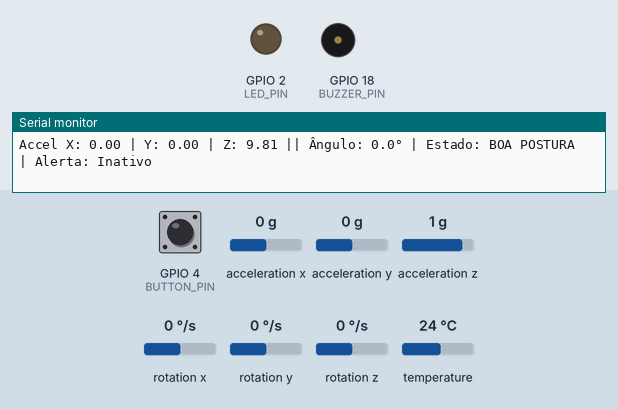
Simulated run of this sketch. Board: ESP32. Parts: output pins drawn as LEDs (lit = HIGH), buzzer (waves = sounding), the last lines printed to the serial monitor. The test bench sets the inputs (shaded band); at power-on: acceleration x 0 g, GPIO 4 (BUTTON_PIN) HIGH, acceleration y 0 g, acceleration z 1 g, rotation x 0 °/s, rotation y 0 °/s, rotation z 0 °/s, temperature 24 °C. WiFi joins after 1.5 s; servers stay silent unless stated; web services answer with replies made up by the test bench.

Above: at 3.7 s.
3.8 s: acceleration x set to -1.4 g
5.8 s: GPIO 4 (BUTTON_PIN) pulled LOW for 0.15 s
At 17.1 s:
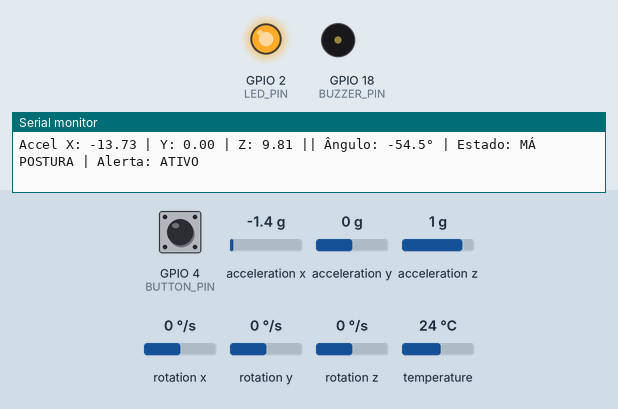
Timing chart, 0 to 17.9 s (numbered marks = the images above; inputs shaded):
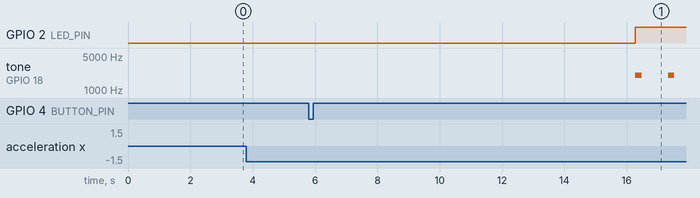

The sketch:

sketch.ino
```cpp
#include <Wire.h>
#include <Adafruit_MPU6050.h>
#include <Adafruit_Sensor.h>
#include <WiFi.h>
#include <HTTPClient.h>

const char* WIFI_SSID = "Wokwi-GUEST";
const char* WIFI_PASSWORD = "";

const char* THINGSPEAK_API_KEY = "8JHTITC5CKIDA6P0";
const char* THINGSPEAK_SERVER = "http://api.thingspeak.com/update";

#define LED_PIN 2
#define BUZZER_PIN 18
#define BUTTON_PIN 4
#define SDA_PIN 21
#define SCL_PIN 22

const float LIMITE_BOA_POSTURA = 10.0;
const float LIMITE_ATENCAO = 25.0;

const unsigned long TEMPO_ALERTA_MS = 10000;

const unsigned long INTERVALO_THINGSPEAK = 15000;

const int BUZZER_FREQUENCIA = 2000;
const int BUZZER_DURACAO = 200;


Adafruit_MPU6050 mpu;

enum EstadoPostura {
  BOA_POSTURA = 0,
  ATENCAO = 1,
  MA_POSTURA = 2
};

EstadoPostura estadoAtual = BOA_POSTURA;
bool alertaAtivo = false;
unsigned long tempoInicioMaPostura = 0;
unsigned long ultimoEnvioThingSpeak = 0;
unsigned long ultimoBeep = 0;
float anguloAtual = 0.0;

bool botaoPressionadoAntes = false;


void setup() {
  Serial.begin(115200);
  Serial.println("\n=== DETECTOR DE POSTURA ERGONÔMICA ===");

  pinMode(LED_PIN, OUTPUT);
  pinMode(BUZZER_PIN, OUTPUT);
  pinMode(BUTTON_PIN, INPUT_PULLUP);

  digitalWrite(LED_PIN, LOW);
  digitalWrite(BUZZER_PIN, LOW);

  Wire.begin(SDA_PIN, SCL_PIN);

  Serial.println("Inicializando MPU6050...");
  if (!mpu.begin()) {
    Serial.println("ERRO: MPU6050 não encontrado!");
    while (1) {
      delay(100);
    }
  }
  Serial.println("MPU6050 inicializado com sucesso!");

  mpu.setAccelerometerRange(MPU6050_RANGE_8_G);
  mpu.setGyroRange(MPU6050_RANGE_500_DEG);
  mpu.setFilterBandwidth(MPU6050_BAND_21_HZ);

  conectarWiFi();

  Serial.println("Sistema pronto!");
  Serial.println("===================================\n");
  delay(1000);
}


void loop() {
  lerSensorECalcularAngulo();

  classificarPostura();

  gerenciarAlertas();

  verificarBotao();

  enviarDadosThingSpeak();

  delay(100);
}

void conectarWiFi() {
  Serial.print("Conectando ao WiFi");
  WiFi.begin(WIFI_SSID, WIFI_PASSWORD);

  int tentativas = 0;
  while (WiFi.status() != WL_CONNECTED && tentativas < 20) {
    delay(500);
    Serial.print(".");
    tentativas++;
  }

  if (WiFi.status() == WL_CONNECTED) {
    Serial.println("\nWiFi conectado!");
    Serial.print("IP: ");
    Serial.println(WiFi.localIP());
  } else {
    Serial.println("\nFalha ao conectar WiFi!");
  }
}
void lerSensorECalcularAngulo() {
  sensors_event_t a, g, temp;
  mpu.getEvent(&a, &g, &temp);

  Serial.print("Accel X: ");
  Serial.print(a.acceleration.x, 2);
  Serial.print(" | Y: ");
  Serial.print(a.acceleration.y, 2);
  Serial.print(" | Z: ");
  Serial.print(a.acceleration.z, 2);

  anguloAtual = atan2(a.acceleration.x, sqrt(a.acceleration.y * a.acceleration.y + a.acceleration.z * a.acceleration.z)) * 180.0 / PI;

  Serial.print(" || Ângulo: ");
  Serial.print(anguloAtual, 1);
  Serial.print("° | Estado: ");

  switch(estadoAtual) {
    case BOA_POSTURA:
      Serial.print("BOA POSTURA");
      break;
    case ATENCAO:
      Serial.print("ATENÇÃO");
      break;
    case MA_POSTURA:
      Serial.print("MÁ POSTURA");
      break;
  }

  Serial.print(" | Alerta: ");
  Serial.println(alertaAtivo ? "ATIVO" : "Inativo");
}

void classificarPostura() {
  float anguloAbs = abs(anguloAtual);

  if (anguloAbs <= LIMITE_BOA_POSTURA) {
    estadoAtual = BOA_POSTURA;
    tempoInicioMaPostura = 0;

  } else if (anguloAbs <= LIMITE_ATENCAO) {
    estadoAtual = ATENCAO;
    tempoInicioMaPostura = 0;

  } else {
    estadoAtual = MA_POSTURA;

    if (tempoInicioMaPostura == 0) {
      tempoInicioMaPostura = millis();
    }

    if (!alertaAtivo && (millis() - tempoInicioMaPostura >= TEMPO_ALERTA_MS)) {
      alertaAtivo = true;
      Serial.println("\n>>> ALERTA ATIVADO: Má postura detectada! <<<\n");
    }
  }
}

void gerenciarAlertas() {
  if (alertaAtivo) {
    // Liga o LED vermelho
    digitalWrite(LED_PIN, HIGH);

    if (millis() - ultimoBeep >= 1000) {
      tone(BUZZER_PIN, BUZZER_FREQUENCIA, BUZZER_DURACAO);
      ultimoBeep = millis();
    }
  } else {
    // Desliga LED e buzzer
    digitalWrite(LED_PIN, LOW);
    noTone(BUZZER_PIN);
  }
}


void verificarBotao() {
  bool botaoPressionado = (digitalRead(BUTTON_PIN) == LOW);

  if (botaoPressionado && !botaoPressionadoAntes) {
    Serial.println("\n>>> BOTÃO PRESSIONADO: Alerta resetado <<<\n");

    // Reseta o estado de alerta
    alertaAtivo = false;
    tempoInicioMaPostura = 0;

    // Desliga LED e buzzer imediatamente
    digitalWrite(LED_PIN, LOW);
    noTone(BUZZER_PIN);

    // Pequeno delay para debounce
    delay(200);
  }

  // Atualiza o estado anterior do botão
  botaoPressionadoAntes = botaoPressionado;
}


void enviarDadosThingSpeak() {
  if (millis() - ultimoEnvioThingSpeak < INTERVALO_THINGSPEAK) {
    return;
  }

  if (WiFi.status() != WL_CONNECTED) {
    Serial.println("WiFi desconectado! Tentando reconectar...");
    conectarWiFi();
    return;
  }

  String url = String(THINGSPEAK_SERVER) + "?api_key=" + THINGSPEAK_API_KEY;
  url += "&field1=" + String(anguloAtual, 2);
  url += "&field2=" + String((int)estadoAtual);
  url += "&field3=" + String(alertaAtivo ? 1 : 0);

  HTTPClient http;
  http.begin(url);

  int httpCode = http.GET();

  if (httpCode > 0) {
    Serial.println("Dados enviados para ThingSpeak com sucesso!");
    Serial.print("Resposta: ");
    Serial.println(http.getString());
  } else {
    Serial.print("Erro ao enviar dados. Código: ");
    Serial.println(httpCode);
  }

  http.end();

  ultimoEnvioThingSpeak = millis();
}
```

Measured:
- after the input at 5.8 s, GPIO 2 (LED_PIN): LOW → HIGH after 10.5 s instead of 8.2 s
